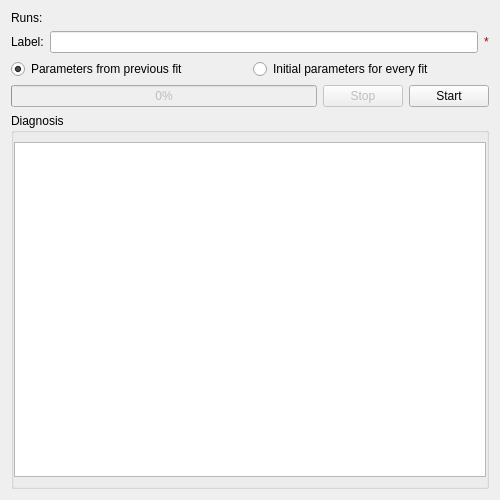
<?xml version="1.0" encoding="UTF-8"?>
<ui version="4.0">
 <class>MuonSequentialFitDialog</class>
 <widget class="QWidget" name="MuonSequentialFitDialog">
  <property name="geometry">
   <rect>
    <x>0</x>
    <y>0</y>
    <width>500</width>
    <height>500</height>
   </rect>
  </property>
  <property name="minimumSize">
   <size>
    <width>500</width>
    <height>500</height>
   </size>
  </property>
  <property name="windowTitle">
   <string>Muon Analysis - Sequential Fitting</string>
  </property>
  <layout class="QVBoxLayout" name="verticalLayout">
   <item>
    <layout class="QGridLayout" name="inputLayout">
     <property name="topMargin">
      <number>0</number>
     </property>
     <property name="spacing">
      <number>6</number>
     </property>
     <item row="0" column="1">
      <widget class="MantidQt::MantidWidgets::MWRunFiles" name="runs" native="true">
       <property name="label" stdset="0">
        <string/>
       </property>
       <property name="multipleFiles" stdset="0">
        <bool>true</bool>
       </property>
       <property name="findRunFiles" stdset="0">
        <bool>true</bool>
       </property>
      </widget>
     </item>
     <item row="0" column="0">
      <widget class="QLabel" name="runsLabel">
       <property name="sizePolicy">
        <sizepolicy hsizetype="Minimum" vsizetype="Fixed">
         <horstretch>0</horstretch>
         <verstretch>0</verstretch>
        </sizepolicy>
       </property>
       <property name="text">
        <string>Runs:</string>
       </property>
      </widget>
     </item>
     <item row="1" column="0">
      <widget class="QLabel" name="labelLabel">
       <property name="sizePolicy">
        <sizepolicy hsizetype="Minimum" vsizetype="Fixed">
         <horstretch>0</horstretch>
         <verstretch>0</verstretch>
        </sizepolicy>
       </property>
       <property name="text">
        <string>Label:</string>
       </property>
      </widget>
     </item>
     <item row="1" column="1">
      <layout class="QHBoxLayout" name="labelInputLayout">
       <property name="spacing">
        <number>6</number>
       </property>
       <item>
        <widget class="QLineEdit" name="labelInput"/>
       </item>
       <item>
        <widget class="QLabel" name="labelError">
         <property name="sizePolicy">
          <sizepolicy hsizetype="Minimum" vsizetype="Fixed">
           <horstretch>0</horstretch>
           <verstretch>0</verstretch>
          </sizepolicy>
         </property>
         <property name="palette">
          <palette>
           <active>
            <colorrole role="WindowText">
             <brush brushstyle="SolidPattern">
              <color alpha="255">
               <red>170</red>
               <green>0</green>
               <blue>0</blue>
              </color>
             </brush>
            </colorrole>
           </active>
           <inactive>
            <colorrole role="WindowText">
             <brush brushstyle="SolidPattern">
              <color alpha="255">
               <red>170</red>
               <green>0</green>
               <blue>0</blue>
              </color>
             </brush>
            </colorrole>
           </inactive>
           <disabled>
            <colorrole role="WindowText">
             <brush brushstyle="SolidPattern">
              <color alpha="255">
               <red>161</red>
               <green>160</green>
               <blue>159</blue>
              </color>
             </brush>
            </colorrole>
           </disabled>
          </palette>
         </property>
         <property name="text">
          <string>*</string>
         </property>
        </widget>
       </item>
      </layout>
     </item>
    </layout>
   </item>
   <item>
    <layout class="QHBoxLayout" name="paramTypeLayout">
     <item>
      <widget class="QRadioButton" name="paramTypePrevious">
       <property name="text">
        <string>Parameters from previous fit</string>
       </property>
       <property name="checked">
        <bool>true</bool>
       </property>
      </widget>
     </item>
     <item>
      <widget class="QRadioButton" name="paramTypeInitial">
       <property name="text">
        <string>Initial parameters for every fit</string>
       </property>
      </widget>
     </item>
    </layout>
   </item>
   <item>
    <layout class="QHBoxLayout" name="controlsLayout">
     <item>
      <widget class="QProgressBar" name="progress">
       <property name="enabled">
        <bool>false</bool>
       </property>
       <property name="value">
        <number>0</number>
       </property>
       <property name="textVisible">
        <bool>true</bool>
       </property>
       <property name="invertedAppearance">
        <bool>false</bool>
       </property>
      </widget>
     </item>
     <item>
      <widget class="QPushButton" name="stopButton">
       <property name="enabled">
        <bool>false</bool>
       </property>
       <property name="text">
        <string>Stop</string>
       </property>
       <property name="checkable">
        <bool>false</bool>
       </property>
       <property name="checked">
        <bool>false</bool>
       </property>
      </widget>
     </item>
     <item>
      <widget class="QPushButton" name="startButton">
       <property name="text">
        <string>Start</string>
       </property>
      </widget>
     </item>
    </layout>
   </item>
   <item>
    <widget class="QGroupBox" name="diagnosisBox">
     <property name="title">
      <string>Diagnosis</string>
     </property>
     <property name="checkable">
      <bool>false</bool>
     </property>
     <layout class="QHBoxLayout" name="horizontalLayout">
      <property name="spacing">
       <number>6</number>
      </property>
      <property name="leftMargin">
       <number>0</number>
      </property>
      <property name="rightMargin">
       <number>0</number>
      </property>
      <item>
       <widget class="QTableWidget" name="diagnosisTable"/>
      </item>
     </layout>
    </widget>
   </item>
  </layout>
 </widget>
 <customwidgets>
  <customwidget>
   <class>MantidQt::MantidWidgets::MWRunFiles</class>
   <extends>QWidget</extends>
   <header>MantidQtMantidWidgets/MWRunFiles.h</header>
  </customwidget>
 </customwidgets>
 <resources/>
 <connections/>
</ui>
